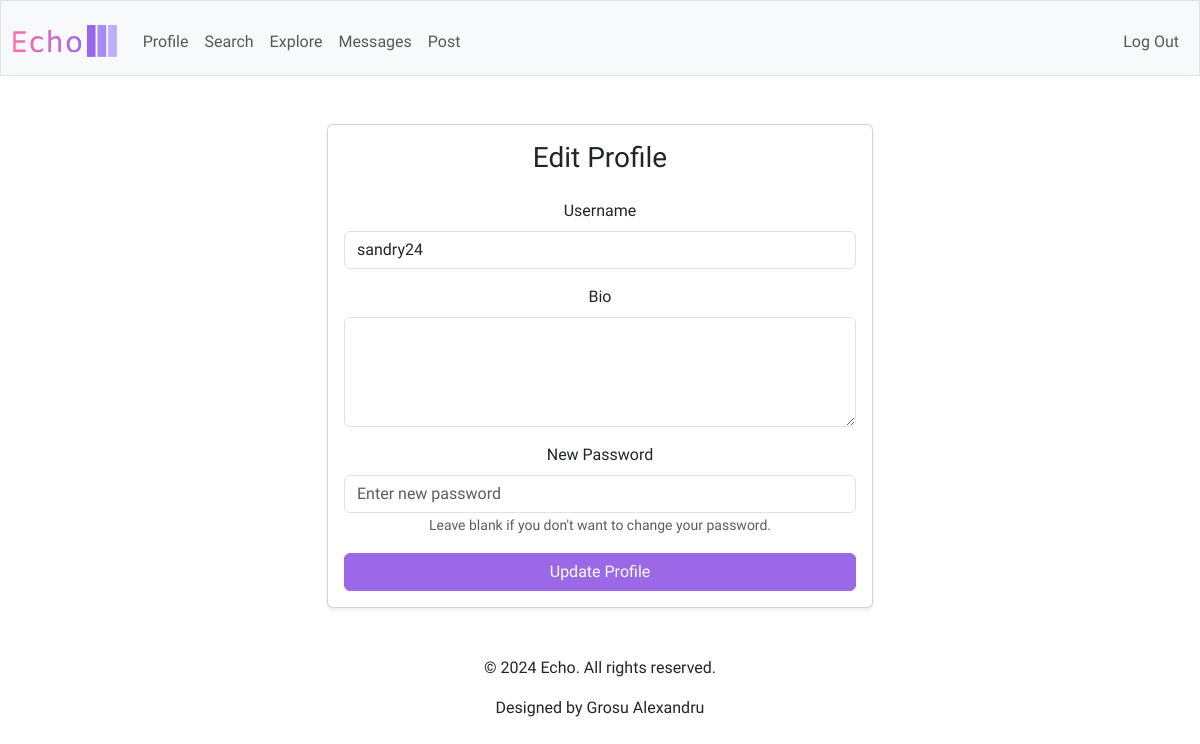
/edit-profile (signed in), run on an earlier commit of the app's database.
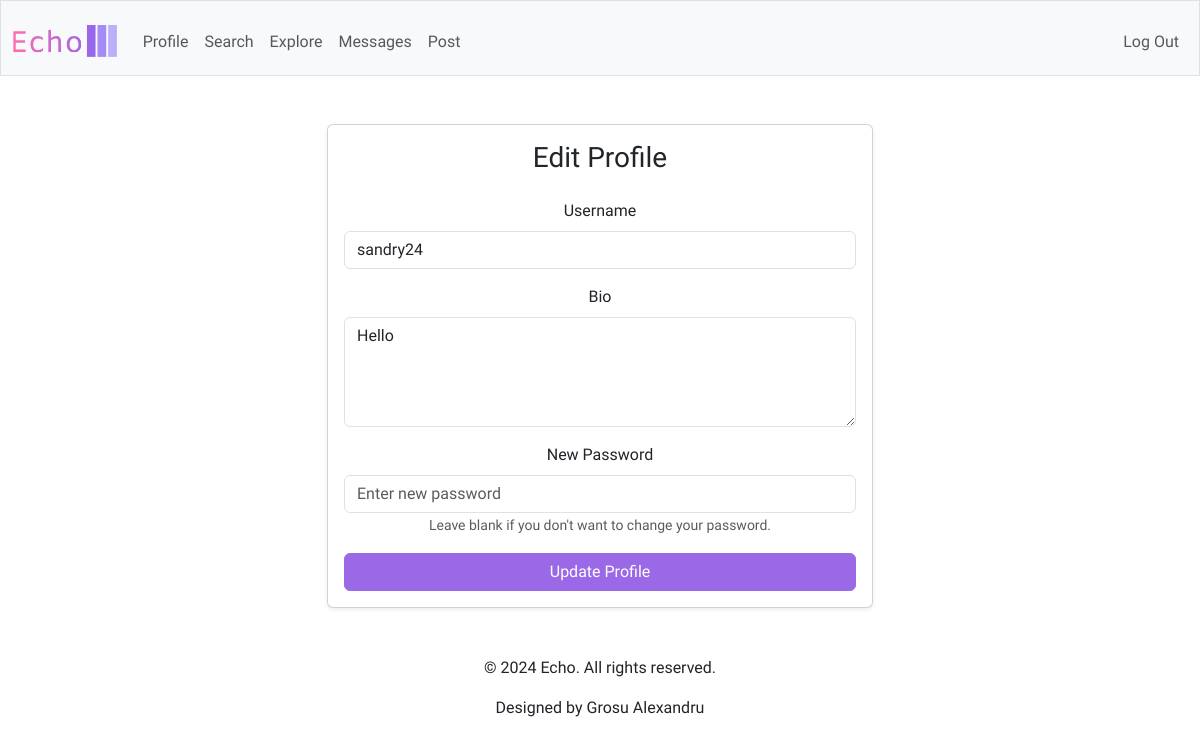
And on a later commit of the database.
### tables this page shows
CREATE TABLE users (
    id INTEGER PRIMARY KEY AUTOINCREMENT,
    username TEXT UNIQUE NOT NULL,
    password_hash TEXT NOT NULL,
    bio TEXT,
    created_at TIMESTAMP DEFAULT CURRENT_TIMESTAMP
);

### app.py (the view)
@app.route("/edit-profile", methods=["GET", "POST"])
@login_required
def edit_profile():
    user = db.execute("SELECT * FROM users WHERE id=?", session["user_id"])[0]
    if request.method == "POST":
        username = request.form['username']
        bio = request.form['bio']
        password = request.form['password']
        if not username:
            return apology("Must provide username", 400)
        elif db.execute("SELECT * FROM users WHERE username=? AND id!=?", username, session["user_id"]):
            return apology("Username already exists", 400)
        if len(bio) > 500:
            flash("Bio cannot exceed 500 characters!", "danger")
            return redirect(url_for("edit_profile"))
        password_hash = generate_password_hash(password) if password else user["password_hash"]
        db.execute(
            'UPDATE users SET username = ?, bio = ?, password_hash = ? WHERE id = ?',
            username, bio, password_hash, session["user_id"]
        )
        flash('Profile updated successfully!')
        session["username"] = username  # Update username in session
        return redirect(f"/profile/{username}")
    else:
        return render_template("edit_profile.html", user=user)

### app.py (called while the page is built)
@app.after_request
def after_request(response):
    response.headers["Cache-Control"] = "no-cache, no-store, must-revalidate"
    response.headers["Expires"] = 0
    response.headers["Pragma"] = "no-cache"
    return response

### helpers.py (called while the page is built)
def login_required(f):
    @wraps(f)
    def decorated_function(*args, **kwargs):
        if session.get("user_id") is None:
            return redirect("/login")
        return f(*args, **kwargs)
    return decorated_function

### templates/edit_profile.html (shortened to what this page needs)
{% extends "layout.html" %}
{% block main %}
    <div class="row justify-content-center">
        <div class="col-md-8 col-lg-6">
            <div class="card shadow-sm">
                <div class="card-body">
                    <h3 class="card-title text-center mb-4">Edit Profile</h3>
                    <form method="POST" action="/edit-profile">
                        <div class="form-group mb-3">
                            <label for="username" class="form-label">Username</label>
                            <input type="text" class="form-control" id="username" name="username" value="{{ user['username'] }}" required>
                        </div>
                        <div class="form-group mb-3">
                            <label for="bio" class="form-label">Bio</label>
                            <textarea class="form-control" maxlength="500" id="bio" name="bio" rows="4">{{ user['bio'] or '' }}</textarea>
                        </div>
                        <div class="form-group mb-3">
                            <label for="password" class="form-label">New Password</label>
                            <input type="password" class="form-control" id="password" name="password" placeholder="Enter new password">
                            <small class="form-text text-muted">Leave blank if you don't want to change your password.</small>
                        </div>
                        <button type="submit" class="btn btn-primary w-100">Update Profile</button>
                    </form>
                </div>
            </div>
        </div>
    </div>
{% endblock %}

What changed in the data, as far as the page shows it:
changed users "sandry24": bio (not shown) → "Hello"
